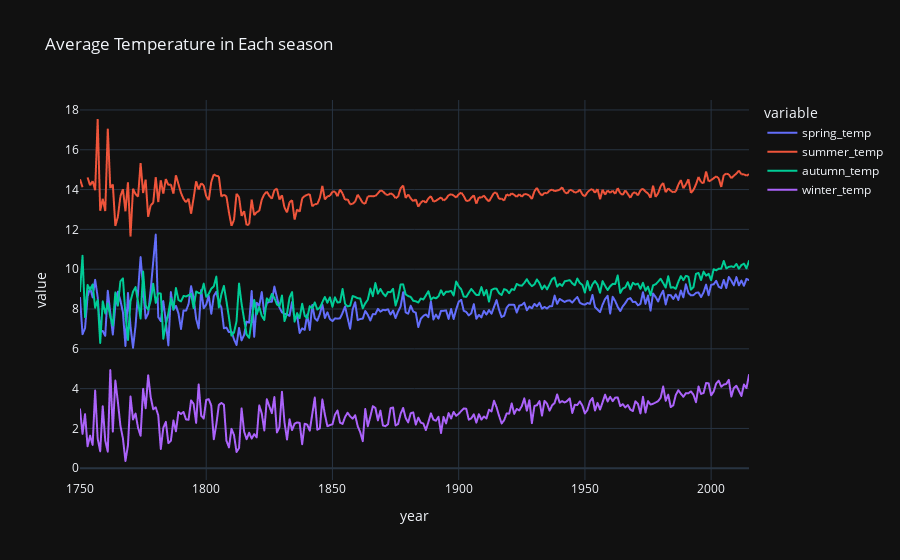

This figure's notebook cell:
### Code cell
import plotly.express as px
fig=px.line(season,x="year",y=['spring_temp', 'summer_temp', 'autumn_temp', 'winter_temp'],title="Average Temperature in Each season", template="plotly_dark")
fig.show()

### Figure 1 — Plotly figure (JSON) as saved in the notebook; plotly's stock layout.template omitted (floating-point values rounded to 4 significant figures; data arrays with more than 128 entries replaced by an {"elided": "..."} marker saying what was removed)
{"data": [{"hovertemplate": "variable=spring_temp<br>year=%{x}<br>value=%{y}<extra></extra>", "legendgroup": "spring_temp", "line": {"color": "#636efa", "dash": "solid"}, "mode": "lines", "name": "spring_temp", "showlegend": true, "type": "scattergl", "x": {"elided": "266 str values"}, "xaxis": "x", "y": {"elided": "266 float values"}, "yaxis": "y"}, {"hovertemplate": "variable=summer_temp<br>year=%{x}<br>value=%{y}<extra></extra>", "legendgroup": "summer_temp", "line": {"color": "#EF553B", "dash": "solid"}, "mode": "lines", "name": "summer_temp", "showlegend": true, "type": "scattergl", "x": {"elided": "266 str values"}, "xaxis": "x", "y": {"elided": "266 float values"}, "yaxis": "y"}, {"hovertemplate": "variable=autumn_temp<br>year=%{x}<br>value=%{y}<extra></extra>", "legendgroup": "autumn_temp", "line": {"color": "#00cc96", "dash": "solid"}, "mode": "lines", "name": "autumn_temp", "showlegend": true, "type": "scattergl", "x": {"elided": "266 str values"}, "xaxis": "x", "y": {"elided": "266 float values"}, "yaxis": "y"}, {"hovertemplate": "variable=winter_temp<br>year=%{x}<br>value=%{y}<extra></extra>", "legendgroup": "winter_temp", "line": {"color": "#ab63fa", "dash": "solid"}, "mode": "lines", "name": "winter_temp", "showlegend": true, "type": "scattergl", "x": {"elided": "266 str values"}, "xaxis": "x", "y": {"elided": "266 float values"}, "yaxis": "y"}], "layout": {"legend": {"title": {"text": "variable"}, "tracegroupgap": 0}, "title": {"text": "Average Temperature in Each season"}, "xaxis": {"anchor": "y", "domain": [0, 1], "title": {"text": "year"}}, "yaxis": {"anchor": "x", "domain": [0, 1], "title": {"text": "value"}}}}
